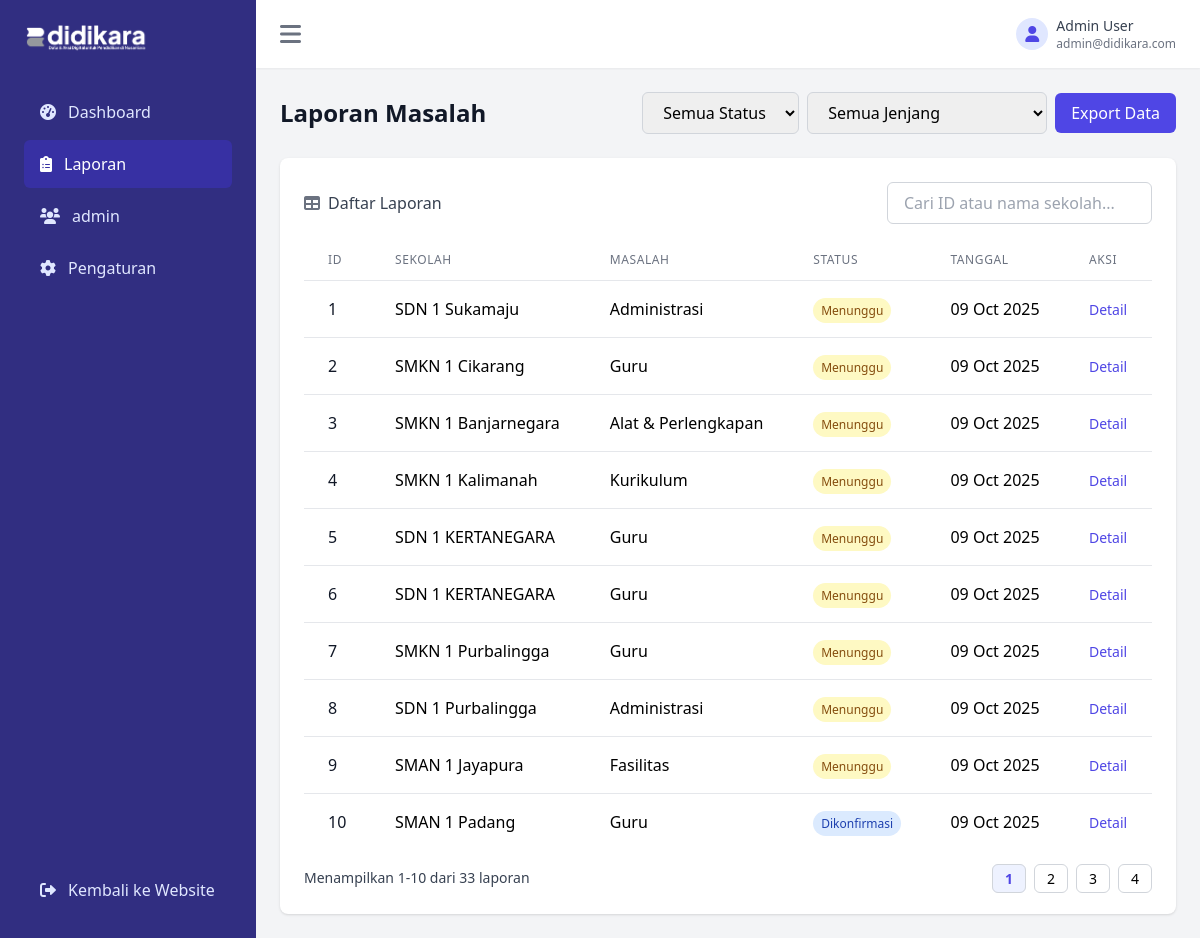
The app's page /admin/index.php?view=laporan with its own data.
### tables this page shows
CREATE TABLE `reports` (
  `id` bigint(20) unsigned NOT NULL AUTO_INCREMENT,
  `user_id` bigint(20) unsigned DEFAULT NULL,
  `school_name` varchar(200) NOT NULL,
  `province_id` tinyint(3) unsigned DEFAULT NULL,
  `address` varchar(255) DEFAULT NULL,
  `issue_type_id` tinyint(3) unsigned NOT NULL,
  `severity` enum('low','medium','high') NOT NULL DEFAULT 'low',
  `description` text NOT NULL,
  `reporter_name` varchar(150) DEFAULT NULL,
  `reporter_nik` varchar(20) DEFAULT NULL,
  `reporter_email` varchar(200) DEFAULT NULL,
  `reporter_phone` varchar(32) DEFAULT NULL,
  `agree_terms` tinyint(1) NOT NULL DEFAULT 0,
  `status` enum('pending','confirmed','investigating','resolved','rejected','archived') NOT NULL DEFAULT 'pending',
  `latitude` decimal(10,7) DEFAULT NULL,
  `longitude` decimal(10,7) DEFAULT NULL,
  `created_at` datetime NOT NULL DEFAULT current_timestamp(),
  `updated_at` datetime NOT NULL DEFAULT current_timestamp() ON UPDATE current_timestamp(),
  PRIMARY KEY (`id`),
  KEY `idx_status` (`status`),
  KEY `idx_issue` (`issue_type_id`),
  KEY `idx_created` (`created_at`),
  KEY `idx_province` (`province_id`),
  KEY `idx_severity` (`severity`),
  KEY `idx_lat_lng` (`latitude`,`longitude`),
  KEY `fk_reports_user` (`user_id`),
  FULLTEXT KEY `ft_description` (`description`),
  CONSTRAINT `fk_reports_issue` FOREIGN KEY (`issue_type_id`) REFERENCES `issue_types` (`id`),
  CONSTRAINT `fk_reports_province` FOREIGN KEY (`province_id`) REFERENCES `provinces` (`id`) ON DELETE SET NULL,
  CONSTRAINT `fk_reports_user` FOREIGN KEY (`user_id`) REFERENCES `users` (`id`) ON DELETE SET NULL
);

CREATE TABLE `issue_types` (
  `id` tinyint(3) unsigned NOT NULL AUTO_INCREMENT,
  `slug` varchar(60) NOT NULL,
  `name` varchar(120) NOT NULL,
  PRIMARY KEY (`id`),
  UNIQUE KEY `slug` (`slug`)
);

### admin/laporan.php (the view, shortened to what this page needs)
<?php
$host = 'localhost';
$user = 'root';
$pass = '';
$db   = 'db_didikara';
$mysqli = new mysqli($host, $user, $pass, $db);
$limit = 10;
$page = $page_number ?? 1;
$offset = ($page - 1) * $limit;
$filter_status = $_GET['status'] ?? '';
$search_query = isset($_GET['search']) ? trim($_GET['search']) : '';
$filter_jenjang = $_GET['jenjang'] ?? 'all';
$where_clauses = [];
$params = [];
$types = '';
$where_sql = count($where_clauses) > 0 ? "WHERE " . implode(' AND ', $where_clauses) : '';
$count_sql = "SELECT COUNT(r.id) as total FROM reports r $where_sql";
$stmt_count = $mysqli->prepare($count_sql);
$stmt_count->execute();
$total_results = $stmt_count->get_result()->fetch_assoc()['total'];
$total_pages = ceil($total_results / $limit);
$sql = "
    SELECT r.id, r.school_name, it.name AS issue_name, r.status, r.created_at
    FROM reports r
    JOIN issue_types it ON r.issue_type_id = it.id
    $where_sql
    ORDER BY r.id DESC
    LIMIT ? OFFSET ?
";
$params_main_query = $params;
$params_main_query[] = $limit;
$params_main_query[] = $offset;
$types_main_query = $types . 'ii';
$stmt = $mysqli->prepare($sql);
if (count($params_main_query) > 0) {
    $stmt->bind_param($types_main_query, ...$params_main_query);
}
$stmt->execute();
$result = $stmt->get_result();
function getStatusBadge($status)
{
    $styles = ['pending' => 'bg-yellow-100 text-yellow-800', 'confirmed' => 'bg-blue-100 text-blue-800', 'investigating' => 'bg-cyan-100 text-cyan-800', 'resolved' => 'bg-green-100 text-green-800', 'rejected' => 'bg-red-100 text-red-800', 'archived' => 'bg-gray-100 text-gray-800'];
    $text = ['pending' => 'Menunggu', 'confirmed' => 'Dikonfirmasi', 'investigating' => 'Investigasi', 'resolved' => 'Selesai', 'rejected' => 'Ditolak', 'archived' => 'Diarsipkan'];
    $style = $styles[$status] ?? 'bg-gray-100 text-gray-800';
    $status_text = $text[$status] ?? ucfirst($status);
    return "<span class='px-2 py-1 text-xs font-medium rounded-full {$style}'>{$status_text}</span>";
}
?>
<div id="main-content" class="main-content">
    <header class="bg-white shadow-sm">
        <div class="flex items-center justify-between px-6 py-4">
            <button id="sidebar-toggle" class="text-gray-500 hover:text-gray-700 focus:outline-none">
                <i class="fas fa-bars text-2xl"></i>
            </button>
            <div class="flex items-center space-x-4">
                <div class="flex items-center space-x-2">
                    <div class="w-8 h-8 bg-indigo-100 rounded-full flex items-center justify-center">
                        <i class="fas fa-user text-indigo-600"></i>
                    </div>
                    <div class="text-sm">
                        <p class="font-medium text-gray-700">Admin User</p>
                        <p class="text-gray-500 text-xs">admin@didikara.com</p>
                    </div>
                </div>
            </div>
        </div>
    </header>
    <main class="p-6">
        <div class="flex flex-col md:flex-row md:items-center md:justify-between space-y-4 md:space-y-0 mb-6">
            <h1 class="text-2xl font-bold text-gray-900">Laporan Masalah</h1>
            <form method="GET" class="flex flex-col sm:flex-row sm:items-center space-y-2 sm:space-y-0 sm:space-x-2">
                <select name="status" onchange="this.form.submit()" class="w-full sm:w-auto px-4 py-2 border border-gray-300 rounded-md focus:outline-none focus:ring-2 focus:ring-indigo-500">
                    <option value="all" <?= ($filter_status == 'all' || $filter_status == '') ? 'selected' : '' ?>>Semua Status</option>
                </select>
                <select name="jenjang" onchange="this.form.submit()" class="w-full sm:w-auto px-4 py-2 border border-gray-300 rounded-md focus:outline-none focus:ring-2 focus:ring-indigo-500">
                    <option value="all" <?= ($_GET['jenjang'] ?? 'all') == 'all' ? 'selected' : '' ?>>Semua Jenjang</option>
                </select>
                <button type="button" class="px-4 py-2 bg-indigo-600 text-white rounded-md hover:bg-indigo-700">Export Data</button>
            </form>
        </div>
        <div class="bg-white rounded-lg shadow">
            <div class="p-6">
                <form method="GET" class="flex flex-col md:flex-row md:items-center md:justify-between space-y-4 md:space-y-0 mb-4">
                    <div class="flex items-center space-x-2">
                        <i class="fas fa-table text-gray-500"></i>
                        <span class="text-gray-700 font-medium">Daftar Laporan</span>
                    </div>
                    <div class="flex items-center">
                        <input type="text" name="search" placeholder="Cari ID atau nama sekolah..." value="<?= htmlspecialchars($search_query) ?>" class="w-full md:w-auto px-4 py-2 border border-gray-300 rounded-md focus:outline-none focus:ring-2 focus:ring-indigo-500" />
                    </div>
                </form>
                <div class="overflow-x-auto">
                    <table class="min-w-full divide-y divide-gray-200">
                        <thead>
                            <tr>
                                <th class="px-6 py-3 text-left text-xs font-medium text-gray-500 uppercase tracking-wider">ID</th>
                                <th class="px-6 py-3 text-left text-xs font-medium text-gray-500 uppercase tracking-wider">Sekolah</th>
                                <th class="px-6 py-3 text-left text-xs font-medium text-gray-500 uppercase tracking-wider">Masalah</th>
                                <th class="px-6 py-3 text-left text-xs font-medium text-gray-500 uppercase tracking-wider">Status</th>
                                <th class="px-6 py-3 text-left text-xs font-medium text-gray-500 uppercase tracking-wider">Tanggal</th>
                                <th class="px-6 py-3 text-left text-xs font-medium text-gray-500 uppercase tracking-wider">Aksi</th>
                            </tr>
                        </thead>
                        <tbody class="bg-white divide-y divide-gray-200">
                            <?php if ($result && $result->num_rows > 0): ?>
                                <?php
                                $nomor_urut = ($page - 1) * $limit + 1;
                                ?>
                                <?php while ($row = $result->fetch_assoc()): ?>
                                    <tr>
                                        <td class="px-6 py-4 font-medium text-gray-900"><?= $nomor_urut ?></td>
                                        <td class="px-6 py-4"><?= htmlspecialchars($row['school_name']) ?></td>
                                        <td class="px-6 py-4"><?= htmlspecialchars($row['issue_name']) ?></td>
                                        <td class="px-6 py-4"><?= getStatusBadge($row['status']) ?></td>
                                        <td class="px-6 py-4"><?= date('d M Y', strtotime($row['created_at'])) ?></td>
                                        <td class="px-6 py-4">
                                            <button data-id="<?= $row['id'] ?>" class="detail-button text-indigo-600 hover:text-indigo-900 text-sm font-medium">Detail</button>
                                        </td>
                                    </tr>
                                    <?php $nomor_urut++;
                                    ?>
                                <?php endwhile; ?>
                            <?php else: ?>
                                <tr>
                                    <td colspan="6" class="text-center px-6 py-4 text-gray-500">Tidak ada laporan yang ditemukan.</td>
                                </tr>
                            <?php endif; ?>
                        </tbody>
                    </table>
                </div>
                <div class="flex flex-col md:flex-row md:items-center md:justify-between space-y-4 md:space-y-0 mt-4">
                    <div class="text-sm text-gray-700">
                        Menampilkan <?= $total_results > 0 ? $offset + 1 : 0 ?>-<?= min($offset + $limit, $total_results) ?> dari <?= $total_results ?> laporan
                    </div>
                    <?php if ($total_pages > 1): ?>
                        <nav>
                            <ul class="flex items-center space-x-2">
                                <?php for ($i = 1; $i <= $total_pages; $i++):
                                  $params = ['view' => 'laporan', 'page' => $i, 'jenjang' => $filter_jenjang, 'status' => $filter_status, 'search' => $search_query];
                                ?>
                                    <li>
                                        <a href="?<?= http_build_query($params) ?>"
                                            class="px-3 py-1 border border-gray-300 rounded-md text-sm <?= ($page == $i) ? 'bg-indigo-50 text-indigo-600 font-bold' : 'hover:bg-gray-50' ?>">
                                            <?= $i ?>
                                        </a>
                                    </li>
                                <?php endfor; ?>
                            </ul>
                        </nav>
                    <?php endif; ?>
                </div>
            </div>
        </div>
    </main>
</div>

### admin/index.php (style rules this page uses)
.main-content { margin-left: 16rem; transition: margin-left 0.3s ease-in-out; }

### records on screen
reports: school_name "SDN 1 Sukamaju", issue_type.name "Administrasi", status "Menunggu", created_at "09 Oct 2025"
reports: school_name "SMKN 1 Cikarang", issue_type.name "Guru", status "Menunggu", created_at "09 Oct 2025"
reports: school_name "SMKN 1 Banjarnegara", issue_type.name "Alat & Perlengkapan", status "Menunggu", created_at "09 Oct 2025"
reports: school_name "SMKN 1 Kalimanah", issue_type.name "Kurikulum", status "Menunggu", created_at "09 Oct 2025"
reports: school_name "SDN 1 KERTANEGARA", issue_type.name "Guru", status "Menunggu", created_at "09 Oct 2025"
reports: school_name "SDN 1 KERTANEGARA", issue_type.name "Guru", status "Menunggu", created_at "09 Oct 2025"
reports: school_name "SMKN 1 Purbalingga", issue_type.name "Guru", status "Menunggu", created_at "09 Oct 2025"
reports: school_name "SDN 1 Purbalingga", issue_type.name "Administrasi", status "Menunggu", created_at "09 Oct 2025"
reports: school_name "SMAN 1 Jayapura", issue_type.name "Fasilitas", status "Menunggu", created_at "09 Oct 2025"
reports: school_name "SMAN 1 Padang", issue_type.name "Guru", status "Dikonfirmasi", created_at "09 Oct 2025"

### other values on screen
$offset + 1 "1"
min($offset + $limit, $total_results) "10"
$total_results "33"
